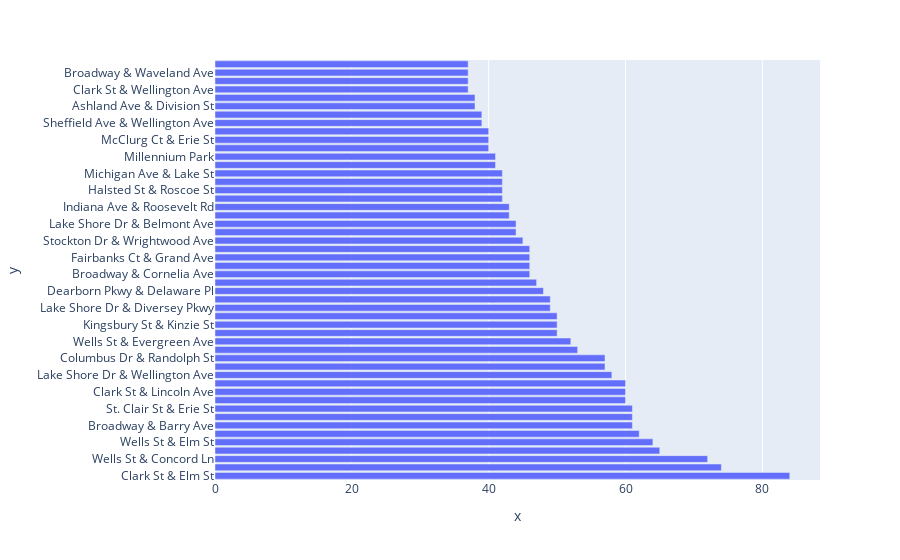

Here is the notebook cell this chart was saved with:
### Code cell
fig = px.bar(y = member_casual['start_station_name'].value_counts().head(50).index,
             x = member_casual['start_station_name'].value_counts().head(50).values)
fig.show()

### Figure 1 — Plotly figure (JSON) as saved in the notebook; plotly's stock layout.template omitted (floating-point values rounded to 4 significant figures)
{"data": [{"alignmentgroup": "True", "hovertemplate": "x=%{x}<br>y=%{y}<extra></extra>", "legendgroup": "", "marker": {"color": "#636efa"}, "name": "", "offsetgroup": "", "orientation": "h", "showlegend": false, "textposition": "auto", "type": "bar", "x": [84, 74, 72, 65, 64, 62, 61, 61, 61, 60, 60, 60, 58, 57, 57, 53, 52, 50, 50, 50, 49, 49, 48, 47, 46, 46, 46, 46, 45, 44, 44, 43, 43, 42, 42, 42, 42, 41, 41, 40, 40, 40, 39, 39, 38, 38, 37, 37, 37, 37], "xaxis": "x", "y": ["Clark St & Elm St", "Theater on the Lake", "Wells St & Concord Ln", "Streeter Dr & Grand Ave", "Wells St & Elm St", "Lake Shore Dr & North Blvd", "Broadway & Barry Ave", "Dearborn St & Erie St", "St. Clair St & Erie St", "Clark St & Armitage Ave", "Clark St & Lincoln Ave", "Larrabee St & Webster Ave", "Lake Shore Dr & Wellington Ave", "Wabash Ave & Grand Ave", "Columbus Dr & Randolph St", "Wells St & Huron St", "Wells St & Evergreen Ave", "Lincoln Ave & Fullerton Ave", "Kingsbury St & Kinzie St", "Lakeview Ave & Fullerton Pkwy", "Lake Shore Dr & Diversey Pkwy", "Clark St & Drummond Pl", "Dearborn Pkwy & Delaware Pl", "Desplaines St & Kinzie St", "Broadway & Cornelia Ave", "Clark St & Wrightwood Ave", "Fairbanks Ct & Grand Ave", "Clark St & Schiller St", "Stockton Dr & Wrightwood Ave", "Pine Grove Ave & Waveland Ave", "Lake Shore Dr & Belmont Ave", "Wilton Ave & Belmont Ave", "Indiana Ave & Roosevelt Rd", "Lake Shore Dr & Monroe St", "Halsted St & Roscoe St", "Wabash Ave & Roosevelt Rd", "Michigan Ave & Lake St", "Rush St & Cedar St", "Millennium Park", "Southport Ave & Roscoe St", "McClurg Ct & Erie St", "Bissell St & Armitage Ave", "Sheffield Ave & Wellington Ave", "Michigan Ave & Oak St", "Ashland Ave & Division St", "Sheffield Ave & Waveland Ave", "Clark St & Wellington Ave", "Wells St & Hubbard St", "Broadway & Waveland Ave", "Kingsbury St & Erie St"], "yaxis": "y"}], "layout": {"barmode": "relative", "legend": {"tracegroupgap": 0}, "margin": {"t": 60}, "xaxis": {"anchor": "y", "domain": [0, 1], "title": {"text": "x"}}, "yaxis": {"anchor": "x", "domain": [0, 1], "title": {"text": "y"}}}}
